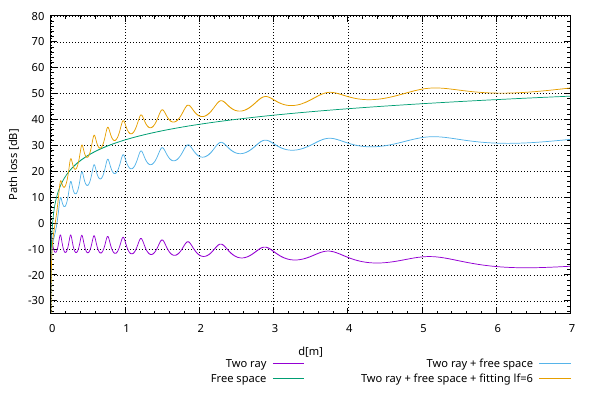

gnuplot code for this plot:
set output "twoRayModelPlot.pdf"
set term pdfcairo size 15cm,10cm
set print "-"

set xrange  [0*10**0:7*10**0]
set yrange  [-35:80]
# set y2range [-200:200]
# set logscale x 
#set logscale y 
set xtics 1
set ytics 10
# set y2tics 10
set mxtics 5
set mytics 5
set grid xtics ytics
# set format x "%.0e"
#set format y "%.2e"
# set format y2 "%g°"

set samples 100000

# placement of legend
set key vertical maxrows 4 width 0
set key outside below

# define axis labels
set xlabel "d[m]"
set ylabel "Path loss [dB]"


#                                                                                           #
#############################################################################################
#                                      Prepare gnuplot                                      #

# Define i = sqrt(-1)
i = {0.0,1.0}

# Define s as 2pi * f * i
# f is frequency in Hz
# s(f) = 2 * pi * f * i

# speed of light in vacuum
c = 300 * 10**6


#                                                                                           #
#############################################################################################
#                                         Settings                                          #

# relative dielectric constant
epsilon_r = 3.4

# height of antenna 1
hAnt1 = 1

Gant1 = 2.5

# height of antenna 2
hAnt2 = 1

Gant2 = 2.5

# fittingscoef
lf = 6

# Carrier wave frequency
f = 2.4 *10**9
# f = 915 *10**6
lambda = c / f
beta = 2 * pi / lambda

#                                                                                           #
#############################################################################################
#                                      Plot functions                                       #
magnitude(x)  = 20*log10(abs(x))
phase(x)      = (180*arg(x))/pi

#                                                                                           #
#############################################################################################
#                                        Free space                                         #
freeSpace(d) = magnitude(4 * pi * d / (lambda * sqrt(Gant1*Gant2)))


#                                                                                           #
#############################################################################################
#                                          Two ray                                          #
theta(d) = atan((hAnt1 + hAnt1) / d)
Gamma(d) = (sin(theta(d))-sqrt(epsilon_r - (cos(theta(d)))**2))/sin(theta(d))-sqrt(epsilon_r + (cos(theta(d)))**2)

twoRay(d) = 1 * magnitude(1/(1+Gamma(d)*exp(i * beta * (sqrt((hAnt1 + hAnt2)**2 + d**2) - sqrt((hAnt1 - hAnt2)**2 + d**2)))))

#                                                                                           #
#############################################################################################
#                                       Fitting coef                                        #
fitting(d) = lf*log10(50*d)


calcFitting(d, meas) = (meas - freeSpace(d) - twoRay(d))/(log10(50*d))
print "fitting average"
print "\tfitting is: ", calcFitting(1.0, 39.67)
print "\tfitting is: ", calcFitting(2.0, 44.00)
print "\tfitting is: ", calcFitting(3.0, 47.67)
print "\tfitting is: ", calcFitting(4.0, 46.56)
print "\tfitting is: ", calcFitting(5.0, 46.44)
print "\tfitting is: ", calcFitting(6.0, 51.56)

print "fitting median"
print "\tfitting is: ", calcFitting(1.0, 40.00)
print "\tfitting is: ", calcFitting(2.0, 44.00)
print "\tfitting is: ", calcFitting(3.0, 48.00)
print "\tfitting is: ", calcFitting(4.0, 47.00)
print "\tfitting is: ", calcFitting(5.0, 46.00)
print "\tfitting is: ", calcFitting(6.0, 52.00)

# plot freeSpace(x) title "free space"
plot twoRay(x) title "Two ray", freeSpace(x) title "Free space", twoRay(x)+freeSpace(x) title "Two ray + free space", twoRay(x)+freeSpace(x)+fitting(x) title "Two ray + free space + fitting lf=6"